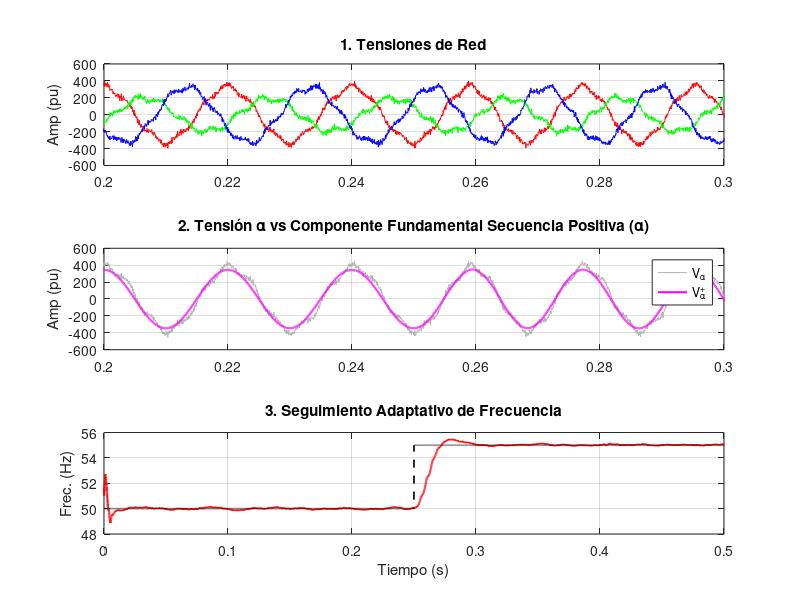
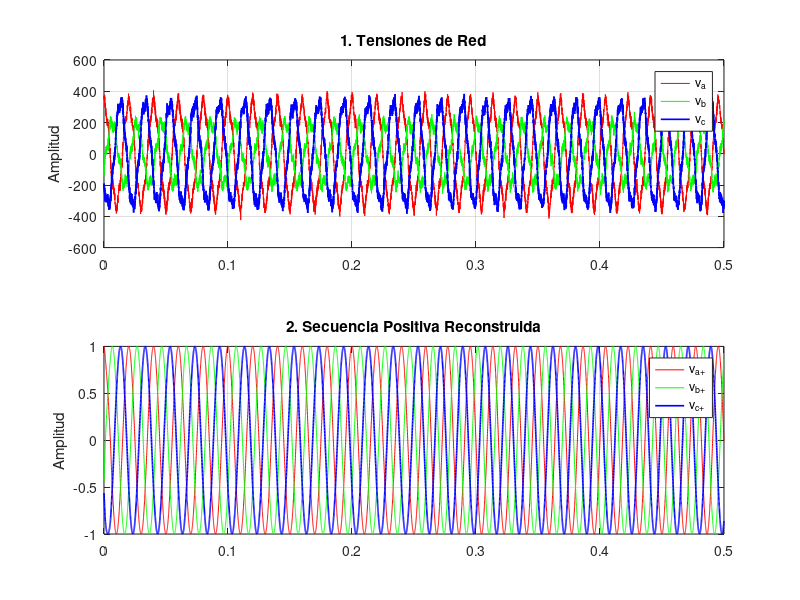
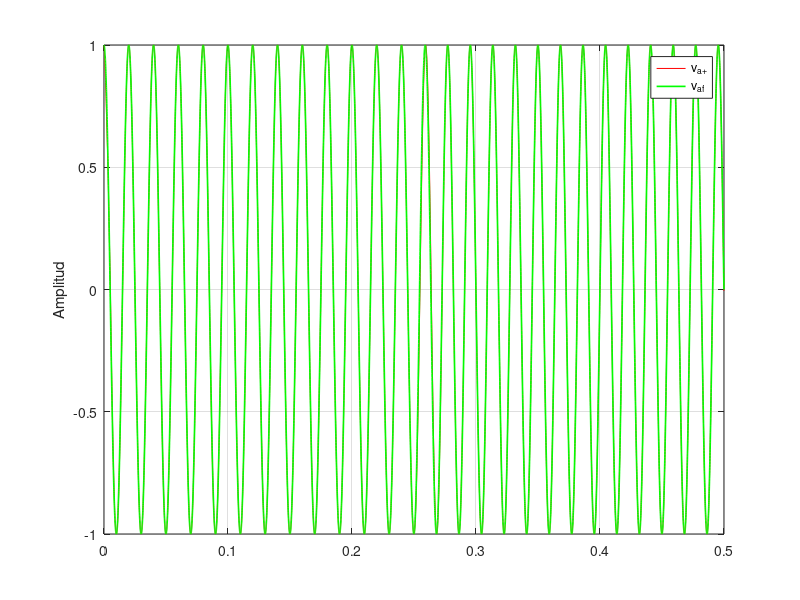

Recreate these plots in MATLAB, in order.
clear; clc; close all;

%% 1. PARÁMETROS
fs = 20000;           
Ts = 1/fs;
T_sim = 0.5;            
t = 0:Ts:T_sim-Ts;        
N = length(t);
Vrms = 230;
V_peak = Vrms*sqrt(2);
f0 = 50;
omega_nom = 2 * pi * 50.0;

% Vector de frecuencia de la red
f_real = f0 * ones(1, N);              
f_real(t >= 0.25) = 55;              

% Acumulador de fase para generar la onda
theta_grid = cumsum(2*pi * f_real * Ts);

% Nivel de ruido aleatorio 
nivel_ruido = 0.05*V_peak;

% Generación de red
va = V_peak*1.0 * cos(theta_grid)          + V_peak*0.1 * cos(5*theta_grid)          + nivel_ruido * randn(1, N) + V_peak*0.3 * cos(400*theta_grid)*0;
vb = V_peak*0.6 * cos(theta_grid - 2*pi/3) + V_peak*0.1 * cos(5*theta_grid - 2*pi/3) + nivel_ruido * randn(1, N) + V_peak*0.3 * cos(400*theta_grid - 2*pi/3)*0;
vc = V_peak*1.0 * cos(theta_grid + 2*pi/3) + V_peak*0.1 * cos(5*theta_grid + 2*pi/3) + nivel_ruido * randn(1, N) + V_peak*0.3 * cos(400*theta_grid + 2*pi/3)*0;
vaf = 1.0 * cos(theta_grid);

%% 3. Cálculo de la Ganancia Fija K_ss (Ver Kalman_gain.m)
% Vector de armónicos a modelar en el filtro
h_vec = [1, 3, 5, 7, 11]; 
num_states = 2 * length(h_vec); % 10 estados

H = repmat([1, 0], 1, length(h_vec)); % [1 0 1 0 1 0 1 0 1 0]
Q = eye(num_states) * 0.05 * V_peak^2;  % Varianza proceso
R = 200.0 * V_peak^2;                   % Varianza medida
P = eye(num_states);

K_ss = [0.0212114523557097;
            -0.00135635734998024;
             0.0208354350660645;
            -0.00420119767529548;
             0.0198628676435200;
            -0.00756517714779267;
             0.0170379017504671;
            -0.0127072939778248;
             0.0175215105854129;
            -0.0120317115618000];

%% 4. Inicialización del Bucle en Tiempo Real
xa = zeros(num_states, 1);
xb = zeros(num_states, 1);


% Variables del PLL para estimar la frecuencia
theta_pll = 0;
omega_est = omega_nom;
pll_int = 0;
Kp_pll = 100; % Sintonización del PI del PLL
Ki_pll = 50;

log_va_p = zeros(1, N); log_sync = zeros(1, N); log_f = zeros(1, N);

%% 5. Simulación del Algoritmo
for k = 1:N
    % A. Clarke Transform
    valpha = sqrt(2/3) * (va(k) - 0.5*vb(k) - 0.5*vc(k));
    vbeta  = sqrt(2/3) * (sqrt(3)/2 * vb(k) - sqrt(3)/2 * vc(k));
    
    % B. Matriz Phi dinámica
    Phi_k = zeros(num_states, num_states);
    for i = 1:length(h_vec)
        h = h_vec(i);
        idx = 2*i - 1;
        cos_w = cos(h * omega_est * Ts);
        sin_w = sin(h * omega_est * Ts);
        Phi_k(idx:idx+1, idx:idx+1) = [cos_w, -sin_w; sin_w, cos_w];
    end
    
    % C. Predicción KF
    xa_pred = Phi_k * xa;
    xb_pred = Phi_k * xb;
    
    % D. Corrección KF
    xa = xa_pred + K_ss * (valpha - H * xa_pred);
    xb = xb_pred + K_ss * (vbeta  - H * xb_pred);
    
    % E. Extracción NPSF
    va_pos = 0.5 * (xa(1) - xb(2));
    vb_pos = 0.5 * (xa(2) + xb(1));
    
    % F. Normalización
    norm_v = sqrt(va_pos^2 + vb_pos^2);
    sync_sin = vb_pos / norm_v;
    sync_cos = va_pos / norm_v;
    
    % G. Transfomrada inversa de Clarke 
    va_clean(k) = sync_cos;
    vb_clean(k) = (-0.5 * sync_cos + (sqrt(3)/2) * sync_sin);
    vc_clean(k) = (-0.5 * sync_cos - (sqrt(3)/2) * sync_sin);
    
    % H. Estimador Frecuencia
    % Transformada de Park
    err_pll = sync_sin * cos(theta_pll) - sync_cos * sin(theta_pll);
    
    % Controlador PI del PLL (Intentar Implemntar el PID del TFG)
    delta_w = Kp_pll * err_pll + Ki_pll * pll_int;
    pll_int = pll_int + err_pll * Ts;
    
    % Actualización de frecuencia y ángulo
    omega_est = omega_nom + delta_w;
    theta_pll = theta_pll + omega_est * Ts;
    if theta_pll > 2*pi
        theta_pll = theta_pll - 2*pi;
    end
    
    log_va_p(k) = va_pos;
    log_sync(k) = sync_sin;
    log_f(k)    = omega_est / (2*pi);
    log_valpha(k) = valpha;
end

%% 6. Gráficas
figure;
subplot(3,1,1);
plot(t, va, 'r', t, vb, 'g', t, vc, 'b');
title('1. Tensiones de Red');
ylabel('Amp (pu)'); grid on; xlim([0.2 0.3]);

subplot(3,1,2);
plot(t, log_valpha, 'Color', [0.7 0.7 0.7]); hold on;
plot(t, log_va_p, 'm', 'LineWidth', 1.5);
title('2. Tensión \alpha vs Componente Fundamental Secuencia Positiva (\alpha)');
legend('V_{\alpha}', 'V_{\alpha}^+');
ylabel('Amp (pu)'); grid on; xlim([0.2 0.3]);

subplot(3,1,3);
plot(t, log_f, 'r', 'LineWidth', 1.5); hold on;
plot(t, f_real, 'k--', 'LineWidth', 1.2);
title('3. Seguimiento Adaptativo de Frecuencia');
xlabel('Tiempo (s)'); ylabel('Frec. (Hz)'); grid on; xlim([0 0.5]);

figure;
subplot(2,1,1);
plot(t, va, 'r', t, vb, 'g', t, vc, 'b', 'LineWidth', 1.2);
title('1. Tensiones de Red');
legend('v_a', 'v_b', 'v_c');
ylabel('Amplitud');
grid on;

subplot(2,1,2);
plot(t, va_clean, 'r', t, vb_clean, 'g', t, vc_clean, 'b', 'LineWidth', 1.2);
title('2. Secuencia Positiva Reconstruida');
legend('v_{a+}', 'v_{b+}', 'v_{c+}');
ylabel('Amplitud');
grid on;


figure;
plot(t, va_clean, 'r', t, vaf, 'g', 'LineWidth', 1.2);
legend('v_{a+}', 'v_{af}');
ylabel('Amplitud');
grid on;
